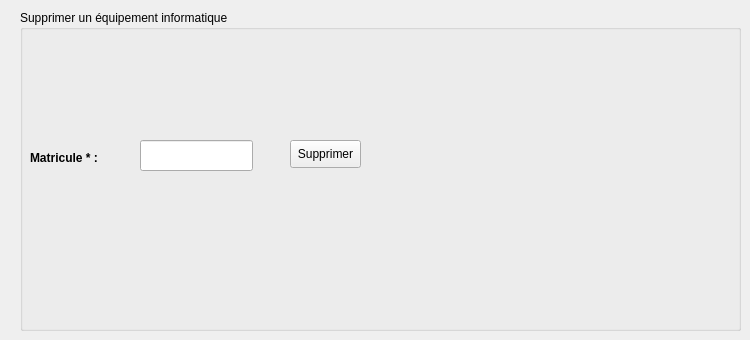
      <widget class="QWidget" name="tab_11">
       <attribute name="title">
        <string>Suppression</string>
       </attribute>
       <widget class="QPushButton" name="pb_supp">
        <property name="geometry">
         <rect>
          <x>290</x>
          <y>140</y>
          <width>71</width>
          <height>28</height>
         </rect>
        </property>
        <property name="text">
         <string>Supprimer</string>
        </property>
       </widget>
       <widget class="QLabel" name="label_22">
        <property name="geometry">
         <rect>
          <x>30</x>
          <y>150</y>
          <width>101</width>
          <height>16</height>
         </rect>
        </property>
        <property name="text">
         <string>&lt;html&gt;&lt;head/&gt;&lt;body&gt;&lt;p&gt;&lt;span style=&quot; font-size:9pt; font-weight:600;&quot;&gt;Matricule * : &lt;/span&gt;&lt;/p&gt;&lt;/body&gt;&lt;/html&gt;</string>
        </property>
       </widget>
       <widget class="QLineEdit" name="le_mat_supp">
        <property name="geometry">
         <rect>
          <x>140</x>
          <y>140</y>
          <width>113</width>
          <height>31</height>
         </rect>
        </property>
       </widget>
       <widget class="QGroupBox" name="groupBox_3">
        <property name="geometry">
         <rect>
          <x>20</x>
          <y>10</y>
          <width>721</width>
          <height>321</height>
         </rect>
        </property>
        <property name="title">
         <string>Supprimer un équipement informatique</string>
        </property>
       </widget>
       <zorder>label_22</zorder>
       <zorder>groupBox_3</zorder>
       <zorder>pb_supp</zorder>
       <zorder>le_mat_supp</zorder>
      </widget>
